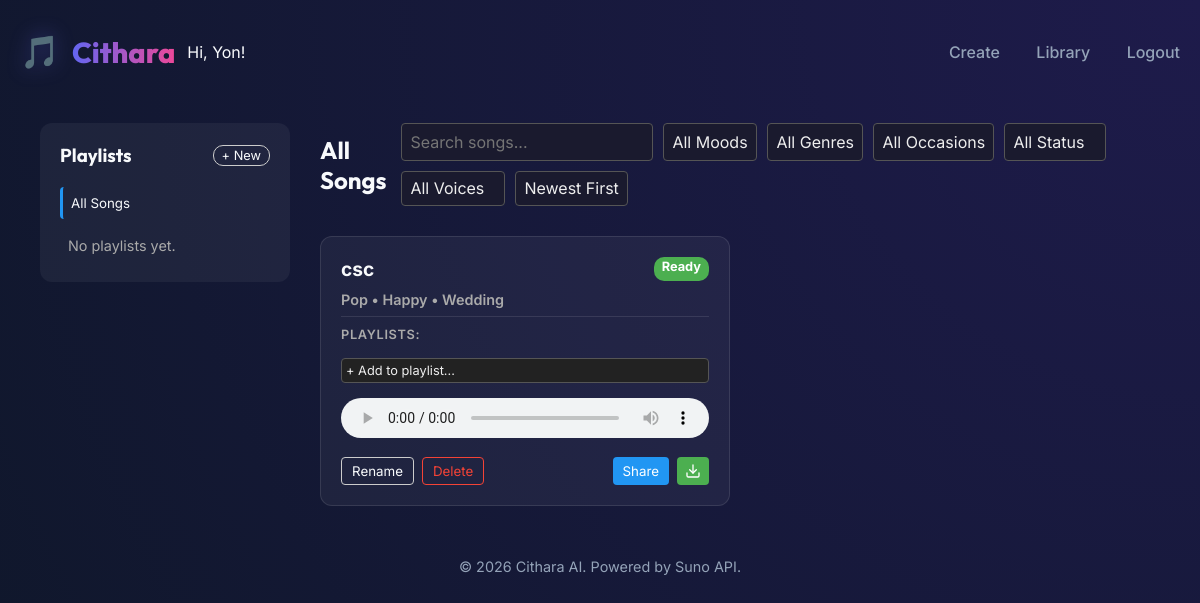
The page /api/library/ (signed in) on the database its author committed.
### core/models/song.py (models this page shows, shortened)
class Song(models.Model):
    STATUS_CHOICES = [
        ('Draft', 'Draft'),
        ('Generating', 'Generating'),
        ('Ready', 'Ready'),
        ('Failed', 'Failed'),
    ]
    MOOD_CHOICES = [
        ('Happy', 'Happy'),
        ('Sad', 'Sad'),
        ('Energetic', 'Energetic'),
        ('Calm', 'Calm'),
        ('Angry', 'Angry'),
    ]
    OCCASION_CHOICES = [
        ('Wedding', 'Wedding'),
        ('Party', 'Party'),
        ('Workout', 'Workout'),
        ('Study', 'Study'),
        ('Relaxation', 'Relaxation'),
    ]
    GENRE_CHOICES = [
        ('Pop', 'Pop'),
        ('Rock', 'Rock'),
        ('Jazz', 'Jazz'),
        ('Classical', 'Classical'),
        ('Electronic', 'Electronic'),
        ('Hip-Hop', 'Hip-Hop'),
    ]
    GENDER_CHOICES = [
        ('Male', 'Male'),
        ('Female', 'Female'),
        ('Non-binary', 'Non-binary'),
    ]
    FORMAT_CHOICES = [
        ('MP3', 'MP3'),
        ('M4A', 'M4A'),
    ]
    title = models.CharField(max_length=255)
    prompt = models.TextField()
    reference_url = models.URLField(blank=True, null=True, help_text="Optional reference song URL")
    mood = models.CharField(max_length=50, choices=MOOD_CHOICES)
    occasion = models.CharField(max_length=50, choices=OCCASION_CHOICES)
    genre = models.CharField(max_length=50, choices=GENRE_CHOICES)
    singer_gender = models.CharField(max_length=20, choices=GENDER_CHOICES)
    status = models.CharField(max_length=20, choices=STATUS_CHOICES, default='Draft')
    audio_url = models.URLField(blank=True, null=True)
    audio_format = models.CharField(max_length=10, choices=FORMAT_CHOICES, default='MP3')
    duration = models.DurationField(blank=True, null=True)
    share_token = models.UUIDField(default=uuid.uuid4, editable=False, unique=True)
    suno_id = models.CharField(max_length=255, blank=True, null=True)
    created_at = models.DateTimeField(auto_now_add=True)
    user = models.ForeignKey(User, on_delete=models.CASCADE, related_name='songs')
    playlists = models.ManyToManyField(Playlist, related_name='songs', blank=True)

### core/views.py (the view)
# urls.py: path('library/', LibraryPageView.as_view(), name='library'),
class LibraryPageView(LoginRequiredMixin, TemplateView):
    template_name = 'core/library.html'
    def get_context_data(self, **kwargs):
        context = super().get_context_data(**kwargs)
        user = self.request.user
        context['songs'] = Song.objects.filter(user=user).prefetch_related('playlists').order_by('-created_at')
        context['playlists'] = Playlist.objects.filter(user=user).order_by('-created_at')
        context['moods'] = Song.MOOD_CHOICES
        context['genres'] = Song.GENRE_CHOICES
        context['occasions'] = Song.OCCASION_CHOICES
        context['statuses'] = Song.STATUS_CHOICES
        context['genders'] = Song.GENDER_CHOICES
        return context

### core/templates/core/library.html (shortened to what this page needs)
{% extends 'core/base.html' %}
{% block content %}
<div class="library-container" style="max-width: 1400px; margin: 0 auto; padding: 20px; display: flex; gap: 30px;">
    <aside class="library-sidebar" style="width: 250px; flex-shrink: 0; background: rgba(255,255,255,0.05); padding: 20px; border-radius: 12px; height: fit-content;">
        <h3 style="margin-top: 0; margin-bottom: 20px; display: flex; justify-content: space-between; align-items: center;">
            Playlists
            <button onclick="createPlaylist()" style="background: none; border: 1px solid #ccc; color: inherit; padding: 2px 8px; border-radius: 10px; cursor: pointer; font-size: 0.8rem;">+ New</button>
        </h3>
        <ul id="playlistList" style="list-style: none; padding: 0; margin: 0; display: flex; flex-direction: column; gap: 10px;">
            <li>
                <button class="playlist-btn active" data-id="all" onclick="filterByPlaylist('all', this)" style="width: 100%; text-align: left; background: none; border: none; color: inherit; padding: 8px; cursor: pointer; border-radius: 4px; border-left: 3px solid transparent;">
                    All Songs
                </button>
            </li>
            {% for pl in playlists %}
            <li>
                <button class="playlist-btn" data-id="{{ pl.id }}" onclick="filterByPlaylist('{{ pl.id }}', this)" style="width: 100%; text-align: left; background: none; border: none; color: inherit; padding: 8px; cursor: pointer; border-radius: 4px; border-left: 3px solid transparent;">
                    {{ pl.name }}
                </button>
            </li>
            {% empty %}
            <li id="noPlaylistsMsg" style="color: #aaa; font-size: 0.9rem; padding: 8px;">No playlists yet.</li>
            {% endfor %}
        </ul>
    </aside>
    <div class="library-main" style="flex-grow: 1;">
        <div class="library-header" style="display: flex; justify-content: space-between; align-items: center; margin-bottom: 30px;">
            <h2 id="currentViewTitle">All Songs</h2>
            <div class="library-filters" style="display: flex; gap: 10px; flex-wrap: wrap;">
                <input type="text" id="searchInput" placeholder="Search songs..." style="padding: 8px; border-radius: 4px; border: 1px solid #555; background: #1a1a2e; color: #eee;">
                <select id="moodFilter" style="padding: 8px; border-radius: 4px; border: 1px solid #555; background: #1a1a2e; color: #eee;">
                    <option value="">All Moods</option>
                </select>
                <select id="genreFilter" style="padding: 8px; border-radius: 4px; border: 1px solid #555; background: #1a1a2e; color: #eee;">
                    <option value="">All Genres</option>
                </select>
                <select id="occasionFilter" style="padding: 8px; border-radius: 4px; border: 1px solid #555; background: #1a1a2e; color: #eee;">
                    <option value="">All Occasions</option>
                </select>
                <select id="statusFilter" style="padding: 8px; border-radius: 4px; border: 1px solid #555; background: #1a1a2e; color: #eee;">
                    <option value="">All Status</option>
                </select>
                <select id="genderFilter" style="padding: 8px; border-radius: 4px; border: 1px solid #555; background: #1a1a2e; color: #eee;">
                    <option value="">All Voices</option>
                </select>
                <select id="sortOrder" style="padding: 8px; border-radius: 4px; border: 1px solid #555; background: #1a1a2e; color: #eee;">
                    <option value="newest">Newest First</option>
                </select>
            </div>
        </div>
        <div class="songs-grid" id="songsGrid" style="display: grid; grid-template-columns: repeat(auto-fill, minmax(300px, 1fr)); gap: 20px;">
            {% for song in songs %}
            <div class="song-card"
                 data-id="{{ song.id }}"
                 data-title="{{ song.title|lower }}"
                 data-mood="{{ song.mood }}"
                 data-genre="{{ song.genre }}"
                 data-occasion="{{ song.occasion }}"
                 data-status="{{ song.status }}"
                 data-gender="{{ song.singer_gender }}"
                 data-date="{{ song.created_at.timestamp }}"
                 data-playlist-ids="{% for p in song.playlists.all %}{{ p.id }},{% endfor %}"
                 style="background: rgba(255,255,255,0.05); border: 1px solid rgba(255,255,255,0.1); border-radius: 12px; padding: 20px; display: flex; flex-direction: column; gap: 15px; transition: transform 0.2s;">
                <div class="song-info">
                    <h3 class="song-title" style="margin: 0 0 10px 0; font-size: 1.2rem; display: flex; justify-content: space-between;">
                        <span class="title-text">{{ song.title }}</span>
                        <span class="song-status" style="font-size: 0.8rem; padding: 2px 8px; border-radius: 10px; background: {% if song.status == 'Ready' %}#4CAF50{% elif song.status == 'Generating' %}#FFC107{% else %}#9E9E9E{% endif %}; color: white;">
                            {{ song.status }}
                        </span>
                    </h3>
                    <p style="margin: 0; font-size: 0.9rem; color: #aaa; padding-bottom: 8px; border-bottom: 1px solid rgba(255,255,255,0.1);">
                        {{ song.genre }} • {{ song.mood }} • {{ song.occasion }}
                    </p>
                    <div style="margin-top: 10px; display: flex; flex-direction: column; gap: 8px;">
                        <label style="font-size: 0.8rem; color: #aaa;">Playlists:</label>
                        <select onchange="if(this.value) updateSongPlaylist('{{ song.id }}', this.value, 'add')" style="padding: 4px; border-radius: 4px; border: 1px solid #555; background: #222; color: #eee; font-size: 0.8rem;">
                            <option value="">+ Add to playlist...</option>
                        </select>
                    </div>
                </div>
                {% if song.status == 'Ready' and song.audio_url %}
                <div class="song-player">
                    <audio controls style="width: 100%; max-height: 40px;">
                        <source src="{{ song.audio_url }}" type="audio/mpeg">
                    </audio>
                </div>
                {% elif song.status == 'Generating' %}
                <div class="song-player" style="text-align: center; padding: 10px; background: rgba(255,255,255,0.05); border-radius: 8px;">
                    <p style="margin: 0; font-size: 0.9rem; color: #aaa;">Generating... Please check back later.</p>
                </div>
                {% endif %}
                <div class="song-actions" style="margin-top: auto; display: flex; gap: 10px; justify-content: space-between;">
                    <div class="left-actions" style="display: flex; gap: 8px;">
                        <button class="btn-rename" onclick="renameSong('{{ song.id }}', '{{ song.title|escapejs }}')" style="background: none; border: 1px solid #ccc; color: inherit; padding: 5px 10px; border-radius: 4px; cursor: pointer;">Rename</button>
                        <button class="btn-delete" onclick="deleteSong('{{ song.id }}')" style="background: none; border: 1px solid #f44336; color: #f44336; padding: 5px 10px; border-radius: 4px; cursor: pointer;">Delete</button>
                    </div>
                    {% if song.status == 'Ready' and song.audio_url %}
                    <div class="right-actions" style="display: flex; gap: 8px;">
                        <button onclick="copyShareLink('{{ request.scheme }}://{{ request.get_host }}/share/{{ song.share_token }}/')" style="background: #2196F3; border: none; color: white; padding: 5px 10px; border-radius: 4px; cursor: pointer;">Share</button>
                        <a href="{{ song.audio_url }}" download="{{ song.title }}.mp3" target="_blank" style="background: #4CAF50; text-decoration: none; border: none; color: white; padding: 5px 8px; border-radius: 4px; cursor: pointer; display: flex; align-items: center; justify-content: center;" title="Download">
                            <svg width="16" height="16" viewBox="0 0 24 24" fill="none" stroke="currentColor" stroke-width="2" stroke-linecap="round" stroke-linejoin="round"><path d="M21 15v4a2 2 0 0 1-2 2H5a2 2 0 0 1-2-2v-4"></path><polyline points="7 10 12 15 17 10"></polyline><line x1="12" y1="15" x2="12" y2="3"></line></svg>
                        </a>
                    </div>
                    {% endif %}
                </div>
            </div>
            {% endfor %}
        </div>
    </div>
</div>
{% endblock %}

### core/templates/core/base.html (shortened to what this page needs)
<!DOCTYPE html>
<html lang="en">
<head>
    {% load static %}
    <link rel="stylesheet" href="{% static 'core/style.css' %}">
</head>
<body>
    <div class="app-container">
        <header>
            <nav>
                <div class="logo">
                    <span class="logo-icon">🎵</span>
                    <h1>Cithara</h1>
                    {% if user.is_authenticated %}
                        <span class="user-greeting">Hi, {{ user.first_name|default:user.username }}!</span>
                    {% endif %}
                </div>
                <div class="nav-links">
                        <a href="/" class="{% if request.path == '/' %}active{% endif %}">Create</a>
                    {% if user.is_authenticated %}
                        <a href="/library/" class="{% if request.path == '/library/' %}active{% endif %}">Library</a>
                        <a href="/accounts/logout/" class="logout-link">Logout</a>
                    {% else %}
                        <a href="/accounts/login/" class="login-link">Login</a>
                    {% endif %}
                </div>
            </nav>
        </header>
        <main>
            {% block content %}{% endblock %}
        </main>
        <footer>
            <p>&copy; 2026 Cithara AI. Powered by Suno API.</p>
        </footer>
    </div>
</body>
</html>

### core/static/core/style.css (style rules this page uses)
:root { --bg-dark: #0f172a; --card-bg: rgba(30, 41, 59, 0.7); --primary: #6366f1; --primary-glow: rgba(99, 102, 241, 0.4); --secondary: #ec4899; --text-main: #f8fafc; --text-muted: #94a3b8; --border: rgba(255, 255, 255, 0.1); --success: #22c55e; }
* { margin: 0; padding: 0; box-sizing: border-box; font-family: 'Inter', sans-serif; }
body { background: radial-gradient(circle at top right, #1e1b4b, #0f172a); color: var(--text-main); min-height: 100vh; overflow-x: hidden; }
h1, h2, h3, .logo h1 { font-family: 'Outfit', sans-serif; }
.app-container { max-width: 1200px; margin: 0 auto; padding: 0 20px; }
header { padding: 2rem 0; }
nav { display: flex; justify-content: space-between; align-items: center; }
.logo { display: flex; align-items: center; gap: 12px; }
.logo-icon { font-size: 2rem; filter: drop-shadow(0 0 10px var(--primary-glow)); }
.logo h1 { font-size: 1.8rem; font-weight: 800; background: linear-gradient(to right, var(--primary), var(--secondary)); -webkit-background-clip: text; background-clip: text; -webkit-text-fill-color: transparent; }
.nav-links a { color: var(--text-muted); text-decoration: none; margin-left: 2rem; font-weight: 500; transition: all 0.3s ease; }
label { font-size: 0.9rem; font-weight: 600; color: var(--text-muted); text-transform: uppercase; letter-spacing: 0.05em; }
input, textarea, select { background: rgba(15, 23, 42, 0.5); border: 1px solid var(--border); border-radius: 12px; padding: 12px 16px; color: white; font-size: 1rem; transition: all 0.3s ease; }
select { appearance: none; cursor: pointer; }
.song-info p { color: var(--primary); font-weight: 600; margin-bottom: 1.5rem; }
audio { width: 100%; height: 40px; border-radius: 8px; }
footer { text-align: center; padding: 2rem 0; color: var(--text-muted); font-size: 0.9rem; }

### rows shown on the page
Song: title "csc", status "Ready", genre "Pop", mood "Happy", occasion "Wedding"

### other values the page prints
{{ user.first_name|default:user.username }} "Yon"
